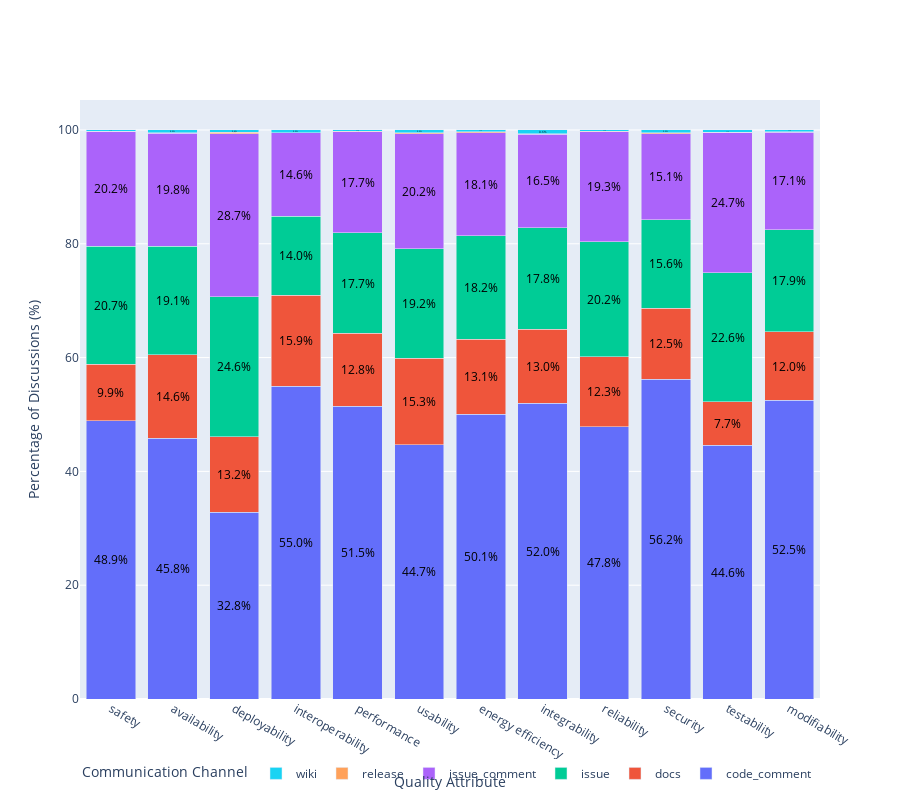

The cell this chart's notebook holds for it:
### Markdown cell above
# RQ3
## Primary -  A comparative analysis of discussion topics across different communication channels (source).

### Code cell
import pandas as pd
import plotly.express as px
import plotly.graph_objects as go
# --- RQ3 Primary Analysis Code (Corrected for Full Table) ---
# ASSUMPTION: The DataFrame 'df' is loaded.

# 1. Filter for discussions that are relevant to a Quality Attribute.
s1_passed_df = df[df['s1_passed'] == True].copy()

# 2. Create a pivot table using ALL QAs for the main table.
qa_by_source_abs = s1_passed_df.pivot_table(
    index='qa',
    columns='source',
    values='nsimilar',
    aggfunc='sum',
    fill_value=0
)

# 3. Normalize the full data by QA (row-wise) to get percentages.
qa_by_source_normalized = qa_by_source_abs.div(qa_by_source_abs.sum(axis=1), axis=0) * 100

# --- Generate Table X (Now with all 12 QAs) ---
print("\n--- Table X: Percentage Distribution of QA Discussions by Channel ---")
qa_by_source_formatted = qa_by_source_normalized.map(lambda x: f"{x:.1f}%")
print(qa_by_source_formatted.to_markdown())


# --- Generate Figure X (Still showing only top 6 for readability) ---

# 4. Identify the top 6 QAs based on total frequency.
top_6_qas = s1_passed_df.groupby('qa')['nsimilar'].sum().nlargest(6).index.tolist()

# 5. Create a new DataFrame for the chart by filtering the normalized data.
# df_for_chart = qa_by_source_normalized.loc[top_6_qas]
df_for_chart = qa_by_source_normalized.reset_index().rename(columns={'qa': 'Quality Attribute'})
df_for_chart = df_for_chart.sort_values(by='Quality Attribute')

# 6. Generate the bar chart using the filtered data.
fig = go.Figure()

for col in df_for_chart.columns[1:]:
    fig.add_trace(go.Bar(
        x=df_for_chart['Quality Attribute'],
        y=df_for_chart[col],
        name=col,
        text=df_for_chart[col].round(1).astype(str) + '%',
        textposition='inside',
        insidetextanchor='middle',
        textfont_color='black'
    ))

fig.update_layout(
    barmode='stack',
    # title='Figure X: Distribution of All 12 QA Discussions Across Communication Channels',
    xaxis_title='Quality Attribute',
    yaxis_title='Percentage of Discussions (%)',
    legend_title='Communication Channel',
    legend_orientation='h',
    height=800,
)


fig.update_layout(
    xaxis={'categoryorder':'total descending'},
    yaxis_title='Percentage of Discussions (%)',
    legend_title='Communication Channel'
)
fig.show()
fig.write_image("figure_6_qa_by_channel.png", scale=3)

### Figure 1 — Plotly figure (JSON) as saved in the notebook; plotly's stock layout.template omitted (floating-point values rounded to 4 significant figures)
{"data": [{"insidetextanchor": "middle", "name": "code_comment", "text": ["45.8%", "32.8%", "50.1%", "52.0%", "55.0%", "52.5%", "51.5%", "47.8%", "48.9%", "56.2%", "44.6%", "44.7%"], "textfont": {"color": "black"}, "textposition": "inside", "x": ["availability", "deployability", "energy efficiency", "integrability", "interoperability", "modifiability", "performance", "reliability", "safety", "security", "testability", "usability"], "y": [45.84, 32.83, 50.07, 52.0, 55.0, 52.5, 51.46, 47.81, 48.93, 56.18, 44.61, 44.65], "type": "bar"}, {"insidetextanchor": "middle", "name": "docs", "text": ["14.6%", "13.2%", "13.1%", "13.0%", "15.9%", "12.0%", "12.8%", "12.3%", "9.9%", "12.5%", "7.7%", "15.3%"], "textfont": {"color": "black"}, "textposition": "inside", "x": ["availability", "deployability", "energy efficiency", "integrability", "interoperability", "modifiability", "performance", "reliability", "safety", "security", "testability", "usability"], "y": [14.65, 13.25, 13.12, 12.98, 15.92, 12.03, 12.78, 12.31, 9.912, 12.5, 7.662, 15.25], "type": "bar"}, {"insidetextanchor": "middle", "name": "issue", "text": ["19.1%", "24.6%", "18.2%", "17.8%", "14.0%", "17.9%", "17.7%", "20.2%", "20.7%", "15.6%", "22.6%", "19.2%"], "textfont": {"color": "black"}, "textposition": "inside", "x": ["availability", "deployability", "energy efficiency", "integrability", "interoperability", "modifiability", "performance", "reliability", "safety", "security", "testability", "usability"], "y": [19.09, 24.58, 18.24, 17.82, 13.96, 17.95, 17.7, 20.22, 20.69, 15.58, 22.63, 19.25], "type": "bar"}, {"insidetextanchor": "middle", "name": "issue_comment", "text": ["19.8%", "28.7%", "18.1%", "16.5%", "14.6%", "17.1%", "17.7%", "19.3%", "20.2%", "15.1%", "24.7%", "20.2%"], "textfont": {"color": "black"}, "textposition": "inside", "x": ["availability", "deployability", "energy efficiency", "integrability", "interoperability", "modifiability", "performance", "reliability", "safety", "security", "testability", "usability"], "y": [19.83, 28.7, 18.11, 16.49, 14.6, 17.15, 17.72, 19.34, 20.22, 15.1, 24.65, 20.23], "type": "bar"}, {"insidetextanchor": "middle", "name": "release", "text": ["0.1%", "0.2%", "0.2%", "0.1%", "0.1%", "0.1%", "0.1%", "0.1%", "0.1%", "0.1%", "0.1%", "0.1%"], "textfont": {"color": "black"}, "textposition": "inside", "x": ["availability", "deployability", "energy efficiency", "integrability", "interoperability", "modifiability", "performance", "reliability", "safety", "security", "testability", "usability"], "y": [0.1231, 0.1935, 0.1648, 0.08752, 0.06241, 0.09159, 0.08803, 0.05498, 0.06521, 0.1294, 0.07981, 0.1287], "type": "bar"}, {"insidetextanchor": "middle", "name": "wiki", "text": ["0.5%", "0.4%", "0.3%", "0.6%", "0.5%", "0.3%", "0.3%", "0.3%", "0.2%", "0.5%", "0.4%", "0.5%"], "textfont": {"color": "black"}, "textposition": "inside", "x": ["availability", "deployability", "energy efficiency", "integrability", "interoperability", "modifiability", "performance", "reliability", "safety", "security", "testability", "usability"], "y": [0.4618, 0.4384, 0.287, 0.6318, 0.4664, 0.2831, 0.2589, 0.2611, 0.1875, 0.5117, 0.3658, 0.4958], "type": "bar"}], "layout": {"legend": {"title": {"text": "Communication Channel"}, "orientation": "h"}, "barmode": "stack", "xaxis": {"title": {"text": "Quality Attribute"}, "categoryorder": "total descending"}, "yaxis": {"title": {"text": "Percentage of Discussions (%)"}}, "height": 800}}
